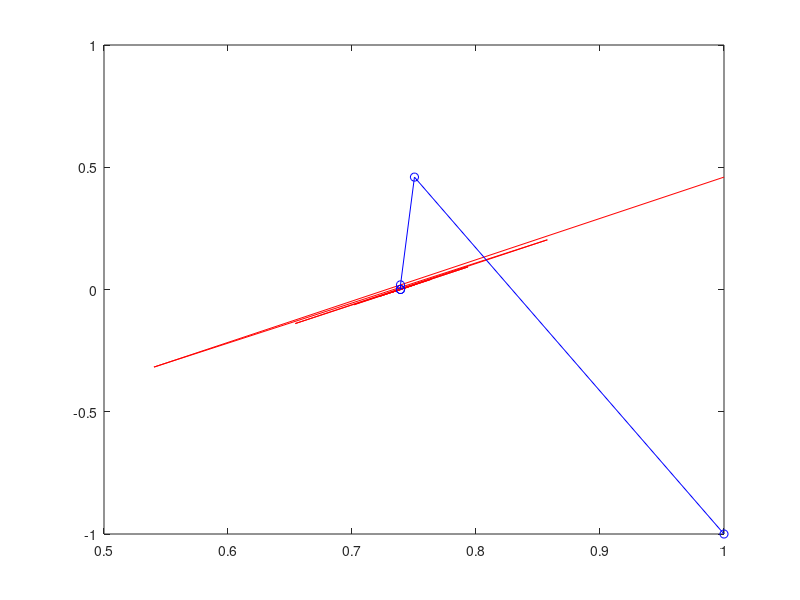

Write the MATLAB code that produced this figure.
%% Assessment: Fixed-Point Theorem and Newton-Raphson
% equation x - cos(x)
clear; clc; close all;

%% Variables

iter = 0;          % iteration counter
iterlim = 100;     % maximum number of iterations
elim = 1e-6;       % error tolerance
x0 = 0;            % initial guess (you can change this value)
x = x0;            % current approximation
e = 1e20;          % initialize error to a large number

%% Fixed-point iteration loop
fprintf('Resolution by Fixed-point theorem\n');
pt_xt = [];                    % x initialized as empty array
while (e > elim) && (iter < iterlim)
    xnew = cos(x);          % g_function(x) = cos(x)
    e = abs(xnew - x);      % compute absolute error
    x = xnew;               % update the approximation
    iter = iter + 1;           % increment the iteration counter

    pt_xt(iter)= x;
    fprintf('iter %d: x = %.8f, e = %.8e\n', iter, x, e);
end
pt_fxt = pt_xt - cos(pt_xt);   % f(x) = x - cos(x)
fprintf('The fixed point is approximately x = %.8f\n', x);
% fprintf('\n');

%% Newton Raphson iteration loop 

fprintf('\nResolution by Netwon Raphson Method\n');
iter = 0;          % iteration counter
iterlim = 100;     % maximum number of iterations
elim = 1e-6;       % error tolerance
x0 = 0;            % initial guess (you can change this value)
x = x0;            % current approximation
e = 1e20;          % initialize error to a large number

nr_xt = [];  nr_fxt = [];    % x and f(x) initialized as empty array

while ((e > elim) && (iter < iterlim))
    f = x - cos(x);
    df = 1 + sin(x);
    if df ~= 0
        xnew = x - (f/df);
    else
        fprintf('df = 0, end of iterations\n');
        break
    end
  
    e = abs(xnew - x);
    x = xnew;
    iter = iter + 1;

    nr_xt(iter) = x;
    nr_fxt(iter) = f;
   
    fprintf('iter %d: x = %.6f, e = %.5e\n', iter, x, e);
end

fprintf('\nThe fixed point is approximately x = %.6f\n', x);

%% Plot the graphs
plot(pt_xt, pt_fxt, '-r')
hold;
plot(nr_xt, nr_fxt, 'o-b')
